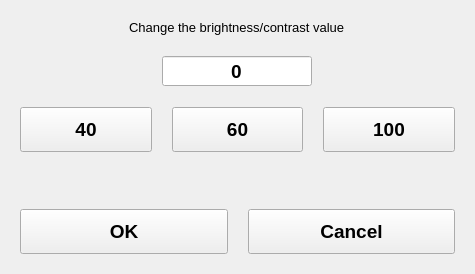
<?xml version="1.0" encoding="UTF-8"?>
<ui version="4.0">
 <class>MainWindow</class>
 <widget class="QMainWindow" name="MainWindow">
  <property name="geometry">
   <rect>
    <x>0</x>
    <y>0</y>
    <width>475</width>
    <height>274</height>
   </rect>
  </property>
  <property name="font">
   <font>
    <family>Segoe UI</family>
    <pointsize>14</pointsize>
    <weight>75</weight>
    <bold>true</bold>
   </font>
  </property>
  <property name="windowTitle">
   <string>MainWindow</string>
  </property>
  <widget class="QWidget" name="centralwidget">
   <layout class="QVBoxLayout" name="verticalLayout">
    <property name="spacing">
     <number>20</number>
    </property>
    <property name="leftMargin">
     <number>20</number>
    </property>
    <property name="topMargin">
     <number>20</number>
    </property>
    <property name="rightMargin">
     <number>20</number>
    </property>
    <property name="bottomMargin">
     <number>20</number>
    </property>
    <item alignment="Qt::AlignHCenter|Qt::AlignTop">
     <widget class="QLabel" name="label">
      <property name="font">
       <font>
        <pointsize>10</pointsize>
        <weight>50</weight>
        <bold>false</bold>
       </font>
      </property>
      <property name="text">
       <string>Change the brightness/contrast value</string>
      </property>
     </widget>
    </item>
    <item alignment="Qt::AlignHCenter">
     <widget class="QSpinBox" name="value_box">
      <property name="minimumSize">
       <size>
        <width>150</width>
        <height>0</height>
       </size>
      </property>
      <property name="alignment">
       <set>Qt::AlignCenter</set>
      </property>
      <property name="buttonSymbols">
       <enum>QAbstractSpinBox::NoButtons</enum>
      </property>
      <property name="maximum">
       <number>100</number>
      </property>
     </widget>
    </item>
    <item>
     <layout class="QHBoxLayout" name="horizontalLayout">
      <item>
       <widget class="QPushButton" name="button_40">
        <property name="sizePolicy">
         <sizepolicy hsizetype="MinimumExpanding" vsizetype="Fixed">
          <horstretch>0</horstretch>
          <verstretch>0</verstretch>
         </sizepolicy>
        </property>
        <property name="minimumSize">
         <size>
          <width>0</width>
          <height>45</height>
         </size>
        </property>
        <property name="text">
         <string>40</string>
        </property>
       </widget>
      </item>
      <item>
       <widget class="QPushButton" name="button_60">
        <property name="sizePolicy">
         <sizepolicy hsizetype="MinimumExpanding" vsizetype="Fixed">
          <horstretch>0</horstretch>
          <verstretch>0</verstretch>
         </sizepolicy>
        </property>
        <property name="minimumSize">
         <size>
          <width>0</width>
          <height>45</height>
         </size>
        </property>
        <property name="text">
         <string>60</string>
        </property>
       </widget>
      </item>
      <item>
       <widget class="QPushButton" name="button_100">
        <property name="sizePolicy">
         <sizepolicy hsizetype="MinimumExpanding" vsizetype="Fixed">
          <horstretch>0</horstretch>
          <verstretch>0</verstretch>
         </sizepolicy>
        </property>
        <property name="minimumSize">
         <size>
          <width>0</width>
          <height>45</height>
         </size>
        </property>
        <property name="text">
         <string>100</string>
        </property>
       </widget>
      </item>
     </layout>
    </item>
    <item>
     <spacer name="verticalSpacer">
      <property name="orientation">
       <enum>Qt::Vertical</enum>
      </property>
      <property name="sizeHint" stdset="0">
       <size>
        <width>20</width>
        <height>40</height>
       </size>
      </property>
     </spacer>
    </item>
    <item>
     <layout class="QHBoxLayout" name="horizontalLayout_3">
      <item>
       <widget class="QPushButton" name="button_ok">
        <property name="minimumSize">
         <size>
          <width>0</width>
          <height>45</height>
         </size>
        </property>
        <property name="text">
         <string>OK</string>
        </property>
       </widget>
      </item>
      <item>
       <widget class="QPushButton" name="button_cancel">
        <property name="minimumSize">
         <size>
          <width>0</width>
          <height>45</height>
         </size>
        </property>
        <property name="text">
         <string>Cancel</string>
        </property>
       </widget>
      </item>
     </layout>
    </item>
   </layout>
  </widget>
 </widget>
 <resources/>
 <connections/>
</ui>
